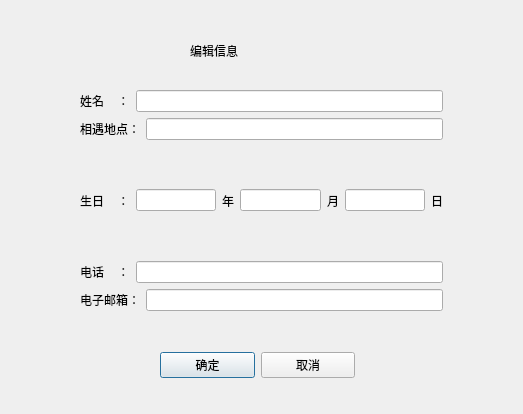
<?xml version="1.0" encoding="UTF-8"?>
<ui version="4.0">
 <class>FdEditDlg</class>
 <widget class="QDialog" name="FdEditDlg">
  <property name="geometry">
   <rect>
    <x>0</x>
    <y>0</y>
    <width>523</width>
    <height>414</height>
   </rect>
  </property>
  <property name="windowTitle">
   <string>Dialog</string>
  </property>
  <widget class="QLabel" name="label_6">
   <property name="geometry">
    <rect>
     <x>190</x>
     <y>30</y>
     <width>131</width>
     <height>41</height>
    </rect>
   </property>
   <property name="styleSheet">
    <string notr="true">font: 20pt &quot;张海山锐线体简&quot;;</string>
   </property>
   <property name="text">
    <string>编辑信息</string>
   </property>
  </widget>
  <widget class="QWidget" name="layoutWidget_2">
   <property name="geometry">
    <rect>
     <x>160</x>
     <y>350</y>
     <width>195</width>
     <height>30</height>
    </rect>
   </property>
   <layout class="QHBoxLayout" name="horizontalLayout_6">
    <item>
     <widget class="QPushButton" name="yesBtn">
      <property name="text">
       <string>确定</string>
      </property>
     </widget>
    </item>
    <item>
     <widget class="QPushButton" name="cancelBtn">
      <property name="text">
       <string>取消</string>
      </property>
     </widget>
    </item>
   </layout>
  </widget>
  <widget class="QWidget" name="layoutWidget">
   <property name="geometry">
    <rect>
     <x>80</x>
     <y>90</y>
     <width>363</width>
     <height>221</height>
    </rect>
   </property>
   <layout class="QVBoxLayout" name="verticalLayout">
    <item>
     <layout class="QHBoxLayout" name="horizontalLayout">
      <item>
       <widget class="QLabel" name="label">
        <property name="text">
         <string>姓名    ：</string>
        </property>
       </widget>
      </item>
      <item>
       <widget class="QLineEdit" name="namelineEdit">
        <property name="maxLength">
         <number>30</number>
        </property>
        <property name="readOnly">
         <bool>true</bool>
        </property>
       </widget>
      </item>
     </layout>
    </item>
    <item>
     <layout class="QHBoxLayout" name="horizontalLayout_2">
      <item>
       <widget class="QLabel" name="label_2">
        <property name="text">
         <string>相遇地点：</string>
        </property>
       </widget>
      </item>
      <item>
       <widget class="QLineEdit" name="placelineEdit">
        <property name="maxLength">
         <number>30</number>
        </property>
       </widget>
      </item>
     </layout>
    </item>
    <item>
     <layout class="QHBoxLayout" name="horizontalLayout_3">
      <item>
       <widget class="QLabel" name="label_3">
        <property name="text">
         <string>生日    ：</string>
        </property>
       </widget>
      </item>
      <item>
       <widget class="QLineEdit" name="birthyearlineEdit">
        <property name="contextMenuPolicy">
         <enum>Qt::DefaultContextMenu</enum>
        </property>
        <property name="readOnly">
         <bool>true</bool>
        </property>
       </widget>
      </item>
      <item>
       <widget class="QLabel" name="label_7">
        <property name="text">
         <string>年</string>
        </property>
       </widget>
      </item>
      <item>
       <widget class="QLineEdit" name="birthmonthlineEdit">
        <property name="readOnly">
         <bool>true</bool>
        </property>
       </widget>
      </item>
      <item>
       <widget class="QLabel" name="label_8">
        <property name="text">
         <string>月</string>
        </property>
       </widget>
      </item>
      <item>
       <widget class="QLineEdit" name="birthdaylineEdit">
        <property name="readOnly">
         <bool>true</bool>
        </property>
       </widget>
      </item>
      <item>
       <widget class="QLabel" name="label_9">
        <property name="text">
         <string>日</string>
        </property>
       </widget>
      </item>
     </layout>
    </item>
    <item>
     <layout class="QHBoxLayout" name="horizontalLayout_4">
      <item>
       <widget class="QLabel" name="label_4">
        <property name="text">
         <string>电话    ：</string>
        </property>
       </widget>
      </item>
      <item>
       <widget class="QLineEdit" name="calllineEdit">
        <property name="maxLength">
         <number>30</number>
        </property>
       </widget>
      </item>
     </layout>
    </item>
    <item>
     <layout class="QHBoxLayout" name="horizontalLayout_5">
      <item>
       <widget class="QLabel" name="label_5">
        <property name="text">
         <string>电子邮箱：</string>
        </property>
       </widget>
      </item>
      <item>
       <widget class="QLineEdit" name="emaillineEdit">
        <property name="maxLength">
         <number>30</number>
        </property>
       </widget>
      </item>
     </layout>
    </item>
   </layout>
  </widget>
 </widget>
 <resources/>
 <connections>
  <connection>
   <sender>cancelBtn</sender>
   <signal>clicked()</signal>
   <receiver>FdEditDlg</receiver>
   <slot>reject()</slot>
   <hints>
    <hint type="sourcelabel">
     <x>307</x>
     <y>364</y>
    </hint>
    <hint type="destinationlabel">
     <x>261</x>
     <y>206</y>
    </hint>
   </hints>
  </connection>
 </connections>
</ui>
